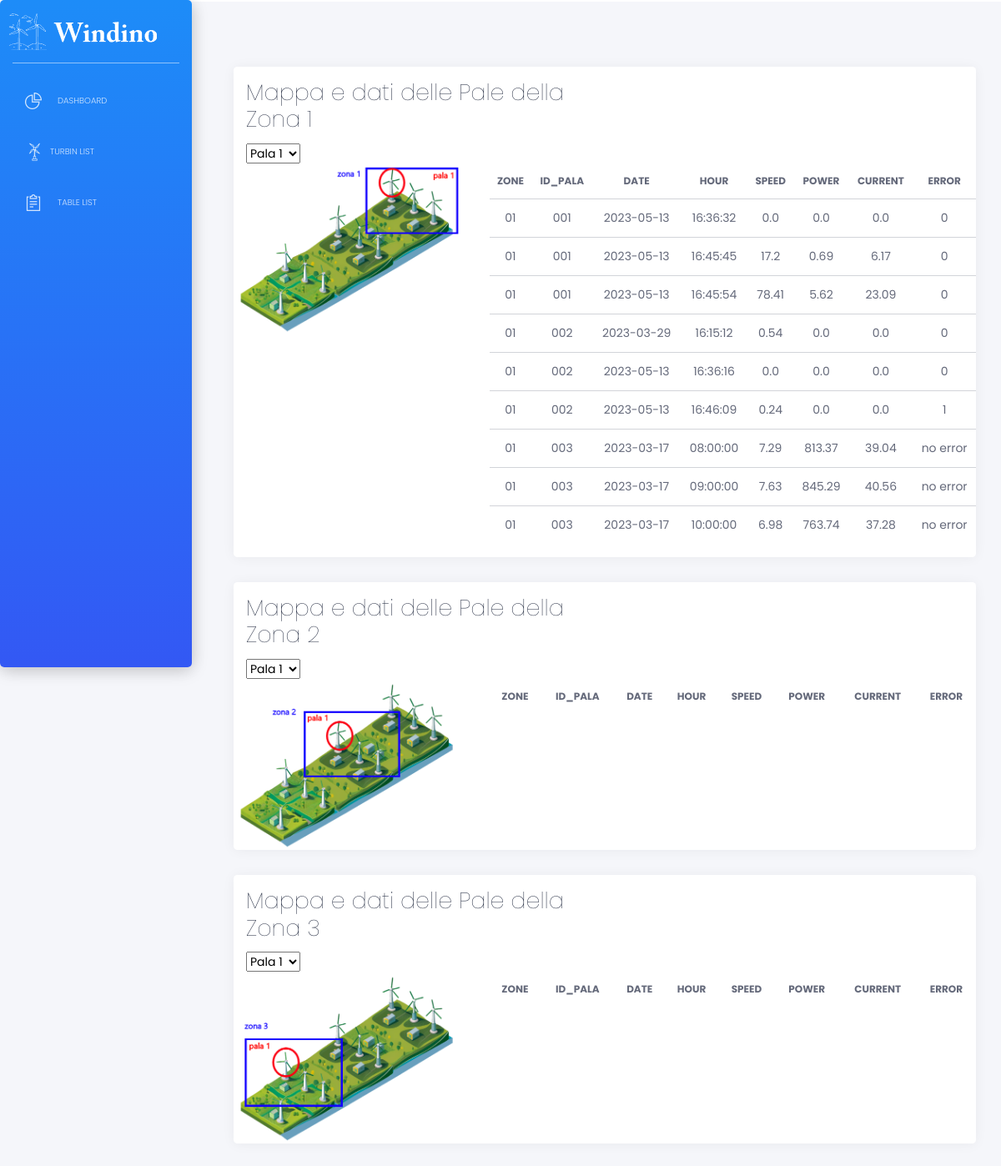
/pale, run on an earlier commit of the app's database.
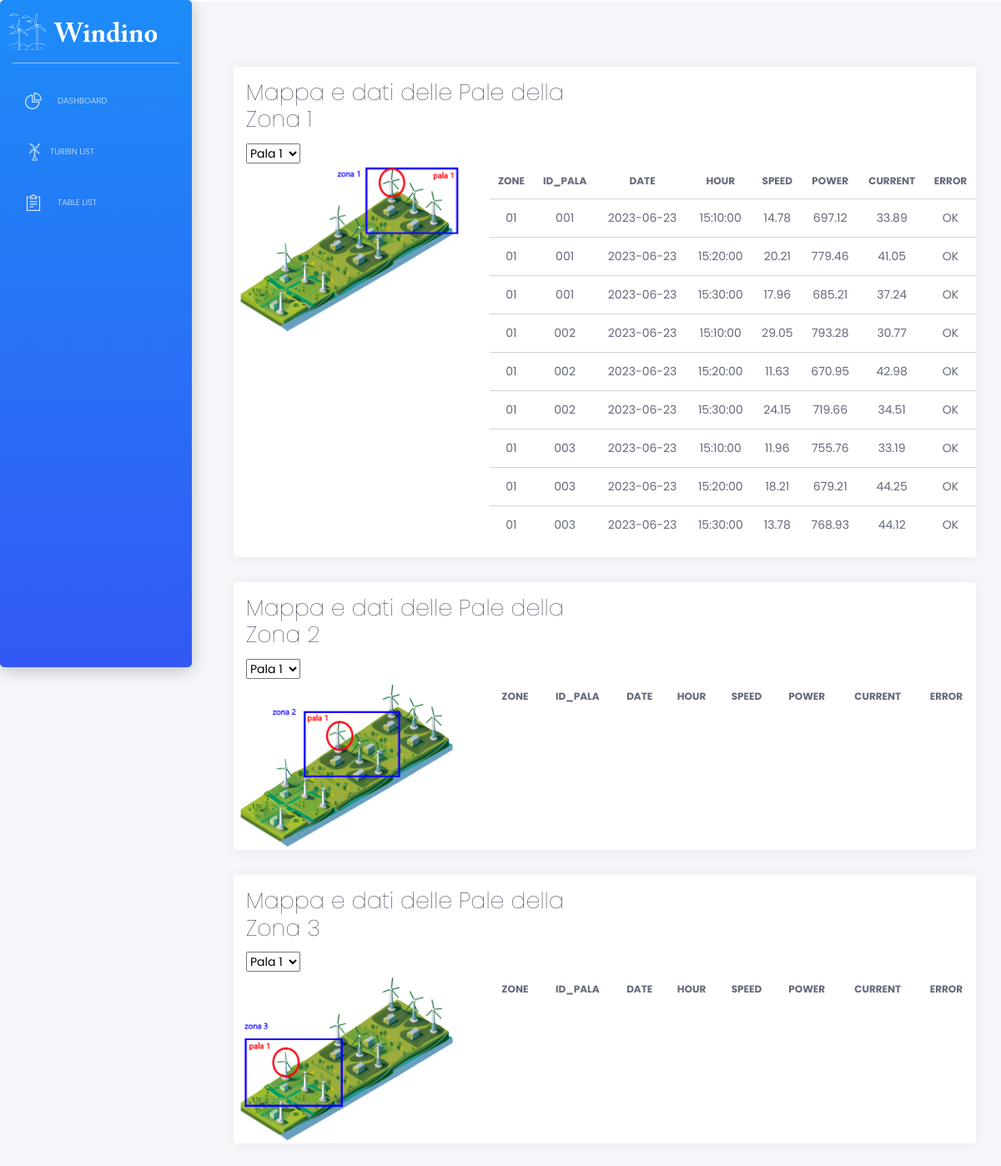
And on a later commit of the database.
### tables this page shows
CREATE TABLE arduino (
				   zone TEXT,
				   id TEXT,
				   date DATE,
				   hour TIME,
                   speed FLOAT,
                   power FLOAT,
				   current FLOAT,
				   error TEXT);

### apps/home/routes.py (the view)
@blueprint.route('/pale')
def pale():
    with get_db() as conn:
        arduino_all_data = conn.execute('SELECT * FROM arduino').fetchall()
        turbine_data= conn.execute(
                        "SELECT subquery3.zone, subquery3.id, subquery3.date, subquery3.hour, subquery3.speed, subquery3.power, subquery3.current, subquery3.error "
                        "FROM ( "
                        "    SELECT subquery2.*, ROW_NUMBER() OVER (PARTITION BY subquery2.zone, subquery2.id ORDER BY subquery2.date DESC, subquery2.hour DESC) AS rn "
                        "    FROM ( "
                        "        SELECT t.* "
                        "        FROM arduino t "
                        "        ORDER BY t.zone, t.id, t.date DESC, t.hour DESC "
                        "    ) subquery2 "
                        ") subquery3 "
                        "WHERE subquery3.rn <= 3 "
                        "GROUP BY subquery3.zone, subquery3.id, subquery3.date, subquery3.hour, subquery3.speed, subquery3.power, subquery3.current, subquery3.error"
                    ).fetchall()
        arduino_recent_data = conn.execute('SELECT * '
                       'FROM arduino a '
                       'WHERE (zone, id, date, hour) IN ('
                           'SELECT zone, id, MAX(date), MAX(hour) '
                           'FROM arduino '
                           'GROUP BY zone, id)').fetchall()
    return render_template('home/pale.html', arduino_recent_data=arduino_recent_data, arduino_all_data=arduino_all_data, turbine_data=turbine_data)

### apps/__init__.py (called while the page is built)
def configure_database(app):
    @app.before_first_request
    def initialize_database():
        db.create_all()
    @app.teardown_request
    def shutdown_session(exception=None):
        db.session.remove()

### apps/home/routes.py (called while the page is built)
def get_db():
    db = getattr(g, '_database', None)
    if db is None:
        db = g._database = sqlite3.connect(DATABASE)
        db.row_factory = sqlite3.Row
    return db

### apps/templates/home/pale.html (shortened to what the changed rows need)
{% extends "layouts/base.html" %}
{% block content %}
<div class="content">
<div class="row">
    <div class="col-12">
          <div class="card">
              <div class="card-header">
                  <div class="row">
                    <div class="col-sm-6 text-left">
                      <h2 class="card-title">Mappa e dati delle Pale della Zona 1</h2>
                    </div>
                  </div>
                  </div>
                  <div class="row">
                    <div class="col-lg-8 col-md-12">
                      <div class="table">
                        <table class="table tablesorter" id="">
                            <thead class="text-primary">
                              <tr>
                                <th class="text-center">zone</th>
                                <th class="text-center">id_pala</th>
                                <th class="text-center">date</th>
                                <th class="text-center">hour</th>
                                <th class="text-center">speed</th>
                                <th class="text-center">power</th>
                                <th class="text-center">current</th>
                                <th class="text-center">error</th>
                            </tr>
                            </thead>
                            <tbody>
                              {% for pala in turbine_data %}
                              {% if pala.zone == "01" %}
                                  <tr>
                                      <td class="text-center">{{pala.zone}}</td>
                                      <td class="text-center">{{ pala.id }}</td>
                                      <td class="text-center">{{ pala.date }}</td>
                                      <td class="text-center">{{ pala.hour }}</td>
                                      <td class="text-center">{{ pala.speed }}</td>
                                      <td class="text-center">{{ pala.power }}</td>
                                      <td class="text-center">{{ pala.current }}</td>
                                      <td class="text-center">{{ pala.error }}</td>
                                  </tr>
                              {% endif %}
                          {% endfor %}
                            </tbody>
                          </table>
                      </div>
                    </div>
                  </div>
                  </div>
          </div>
</div>
<div class="row">
    <div class="col-12">
          <div class="card">
              <div class="card-header">
                  <div class="row">
                    <div class="col-sm-6 text-left">
                      <h2 class="card-title">Mappa e dati delle Pale della Zona 2</h2>
                    </div>
                  </div>
                  </div>
                  <div class="row">
                    <div class="col-lg-8 col-md-12">
                      <div class="table">
                        <table class="table tablesorter" id="">
                          <thead class="text-primary">
                            <tr>
                              <th class="text-center">zone</th>
                              <th class="text-center">id_pala</th>
                              <th class="text-center">date</th>
                              <th class="text-center">hour</th>
                              <th class="text-center">speed</th>
                              <th class="text-center">power</th>
                              <th class="text-center">current</th>
                              <th class="text-center">error</th>
                          </tr>
                          </thead>
                        </table>
                      </div>
                    </div>
                  </div>
                  </div>
          </div>
</div>
<div class="row">
    <div class="col-12">
          <div class="card">
              <div class="card-header">
                  <div class="row">
                    <div class="col-sm-6 text-left">
                      <h2 class="card-title">Mappa e dati delle Pale della Zona 3</h2>
                    </div>
                  </div>
                  </div>
                  <div class="row">
                    <div class="col-lg-8 col-md-12">
                      <div class="table">
                        <table class="table tablesorter" id="">
                            <thead class="text-primary">
                              <tr>
                                <th class="text-center">zone</th>
                                <th class="text-center">id_pala</th>
                                <th class="text-center">date</th>
                                <th class="text-center">hour</th>
                                <th class="text-center">speed</th>
                                <th class="text-center">power</th>
                                <th class="text-center">current</th>
                                <th class="text-center">error</th>
                            </tr>
                            </thead>
                          </table>
                      </div>
                    </div>
                  </div>
                  </div>
          </div>
</div>
</div>
{% endblock content %}

What changed in the data, as far as the page shows it:
no longer on this page (row edited): arduino: zone "01", id "001", date "2023-05-13", hour "16:36:32", speed "0.0", power "0.0", current "0.0", error "0"
no longer on this page (row edited): arduino: zone "01", id "001", date "2023-05-13", hour "16:45:45", speed "17.2", power "0.69", current "6.17", error "0"
no longer on this page (row edited): arduino: zone "01", id "001", date "2023-05-13", hour "16:45:54", speed "78.41", power "5.62", current "23.09", error "0"
no longer on this page (row edited): arduino: zone "01", id "002", date "2023-03-29", hour "16:15:12", speed "0.54", power "0.0", current "0.0", error "0"
no longer on this page (row edited): arduino: zone "01", id "002", date "2023-05-13", hour "16:36:16", speed "0.0", power "0.0", current "0.0", error "0"
no longer on this page (row edited): arduino: zone "01", id "002", date "2023-05-13", hour "16:46:09", speed "0.24", power "0.0", current "0.0", error "1"
no longer on this page (row edited): arduino: zone "01", id "003", date "2023-03-17", hour "08:00:00", speed "7.29", power "813.37", current "39.04", error "no error"
no longer on this page (row edited): arduino: zone "01", id "003", date "2023-03-17", hour "09:00:00", speed "7.63", power "845.29", current "40.56", error "no error"
no longer on this page (row edited): arduino: zone "01", id "003", date "2023-03-17", hour "10:00:00", speed "6.98", power "763.74", current "37.28", error "no error"
added arduino: zone "01", id "001", date "2023-06-23", hour "15:10:00", speed "14.78", power "697.12", current "33.89", error "OK"
added arduino: zone "01", id "001", date "2023-06-23", hour "15:20:00", speed "20.21", power "779.46", current "41.05", error "OK"
added arduino: zone "01", id "001", date "2023-06-23", hour "15:30:00", speed "17.96", power "685.21", current "37.24", error "OK"
added arduino: zone "01", id "002", date "2023-06-23", hour "15:10:00", speed "29.05", power "793.28", current "30.77", error "OK"
added arduino: zone "01", id "002", date "2023-06-23", hour "15:20:00", speed "11.63", power "670.95", current "42.98", error "OK"
added arduino: zone "01", id "002", date "2023-06-23", hour "15:30:00", speed "24.15", power "719.66", current "34.51", error "OK"
added arduino: zone "01", id "003", date "2023-06-23", hour "15:10:00", speed "11.96", power "755.76", current "33.19", error "OK"
added arduino: zone "01", id "003", date "2023-06-23", hour "15:20:00", speed "18.21", power "679.21", current "44.25", error "OK"
added arduino: zone "01", id "003", date "2023-06-23", hour "15:30:00", speed "13.78", power "768.93", current "44.12", error "OK"
